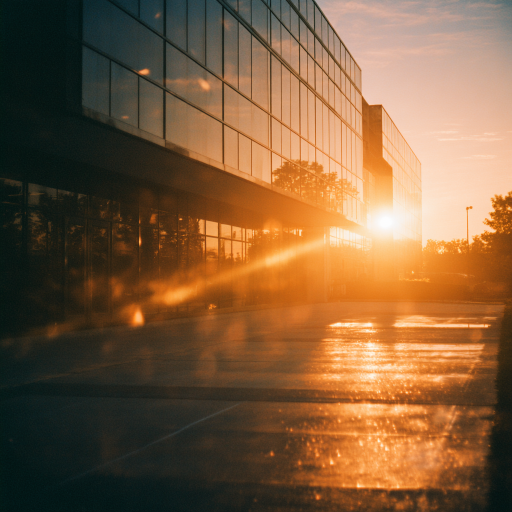
#> input picture images/u5935764564_Old-money_cinematic_photo._1960s_editorial_mood.__03e9ac27-7a64-4bbe-9262-069a9199af06_0.png, 1024 x 1024 px (shown at 1/2 size)
$ python -i render.py   (imports and definitions only)
#> lines starting #> are read from the running program, lines starting #| are printed output that depends on the picture
#!/usr/bin/env python3
# Batch render Instagram carousels (1080x1080) from CSV/XLSX using Pillow.
# - Title slide: one line + logo, both centered. Logo above text.
# - Content slides: heading, subheading, body.
# - Random background image per slide from images_dir. Each used image is moved to used_dir.
# - Layouts are defined in layouts.json and selected per slide or random within type.
# - Input format is long-form: one row per slide.
#
# Usage:
#   python render.py --content content.csv --layouts layouts.json --config config.json
#
# Requirements:
#   pip install -r requirements.txt
#
import argparse
import csv
import json
import os
import random
import shutil
import sys
from dataclasses import dataclass
from typing import Dict, Any, List, Tuple, Optional

from PIL import Image, ImageDraw, ImageFont, ImageColor, ImageOps, ImageFilter, ImageEnhance

# =============== CUSTOMIZABLE PARAMETERS ===============

# Canvas/Image dimensions
CANVAS_W = 1080
CANVAS_H = 1350

# Shadow parameters
SHADOW_BLUR_RADIUS = 10
SHADOW_OFFSET_TEXT = 8  # Shadow offset for text
SHADOW_OFFSET_LOGO_LARGE = 6  # Shadow offset for large logos (title slide)
SHADOW_OFFSET_LOGO_SMALL = 5  # Shadow offset for small logos (content slides)
SHADOW_COLOR_TEXT = (0, 0, 0, 180)  # Semi-transparent black for text shadows
SHADOW_OPACITY_LOGO_LARGE = 0.6  # Shadow opacity for large logos
SHADOW_OPACITY_LOGO_SMALL = 0.4  # Shadow opacity for small logos

# Background image processing parameters
BG_BRIGHTNESS_FACTOR = 0.55  # Reduce brightness (0.75 = 75% of original)
BG_CONTRAST_FACTOR = 1.25  # Reduce contrast (0.9 = 90% of original)
BG_SATURATION_FACTOR = 1.4  # Increase saturation (1.2 = 120% saturation)
BG_WARM_COLOR = (255, 235, 205)  # Warm beige/golden color for temperature adjustment
BG_WARM_BLEND_FACTOR = 0.2  # How much warm color to blend (12%)
BG_RED_BOOST_FACTOR = 1.05  # Boost red channel slightly
BG_BLUE_REDUCE_FACTOR = 0.95  # Reduce blue channel slightly

# Dimming overlays
DIM_SOFT_OPACITY = 0.15  # 15% black overlay for soft dim
DIM_HARD_OPACITY = 0.35  # 35% black overlay for hard dim

# Logo parameters
LOGO_COLOR = (255, 255, 255)  # Force logos to white
LOGO_DEFAULT_WIDTH_TITLE = 160  # Default width for title slide logo
LOGO_DEFAULT_WIDTH_CONTENT = 80  # Default width for content slide logo
LOGO_DEFAULT_GAP = 24  # Default gap between logo and text on title slide
LOGO_DEFAULT_X = 40  # Default X position for content slide logo
LOGO_DEFAULT_Y = 40  # Default Y position for content slide logo

# Font sizes (these override whatever is in layouts.json)
FONT_SIZE_TITLE = 64  # Font size for title slides
FONT_SIZE_HEADING = 98  # Font size for all content headings
FONT_SIZE_SUBHEADING = 54  # Font size for all content subheadings
FONT_SIZE_BODY = 38  # Font size for all content body text

# Text spacing between elements (in pixels)
GAP_HEADING_TO_SUBHEADING = 20  # Gap between heading and subheading
GAP_SUBHEADING_TO_BODY = 15     # Gap between subheading and body

# Text fitting parameters
FONT_SIZE_SHRINK_STEP = 2  # Step to shrink font size when fitting text
MIN_FONT_SIZE_CONTENT = 24  # Minimum font size for content text
MIN_FONT_SIZE_TITLE = 36  # Minimum font size for title text
MAX_FONT_SIZE_CONTENT = 120  # Maximum font size for content text
MAX_FONT_SIZE_TITLE = 96

# Output parameters
JPEG_QUALITY = 95  # JPEG compression quality
JPEG_SUBSAMPLING = 1  # JPEG subsampling (1 = 4:4:4, best quality)
JPEG_OPTIMIZE = True  # Optimize JPEG encoding

# Default text parameters
DEFAULT_TEXT_COLOR = "#FFFFFF"  # White text
DEFAULT_LINE_SPACING = 1.2  # Line spacing multiplier
DEFAULT_ALIGN = "left"  # Text alignment

# Image file extensions
IMAGE_EXTENSIONS = {".jpg", ".jpeg", ".png", ".webp"}

# =============== END OF CUSTOMIZABLE PARAMETERS ===============

# --------------- Helpers ---------------

@dataclass
class Frame:
    field: str
    x: int
    y: int
    w: int
    h: int
    font: str
    size: int
    color: str = DEFAULT_TEXT_COLOR
    align: str = DEFAULT_ALIGN
    line_spacing: float = DEFAULT_LINE_SPACING
    shrink_to_fit: bool = True
    max_lines: Optional[int] = None

# [92 lines left out: functions load_font, measure_text, draw_text_with_spacing, wrap_text_to_width, fit_text_block, paste_centered, not called in this run]

# --------------- Background image handling ---------------

def list_images(images_dir: str) -> List[str]:
    return [os.path.join(images_dir, f) for f in os.listdir(images_dir)
            if os.path.splitext(f.lower())[1] in IMAGE_EXTENSIONS and os.path.isfile(os.path.join(images_dir, f))]

# [89 lines left out: functions take_random_image, place_background, not called in this run]

def analyze_image_brightness(img_path: str) -> Dict[str, float]:
    """Analyze brightness of 5 regions in the image corresponding to layout positions."""
    if not img_path or not os.path.exists(img_path):
        return {}

    img = Image.open(img_path).convert("RGB")
#> img is the input picture: PIL image 1024x1024 RGB; mean R, G, B 127.1, 93.1, 61.4
    img = ImageOps.exif_transpose(img)

    # Resize to standard canvas size for consistent analysis
    img = img.resize((CANVAS_W, CANVAS_H), Image.LANCZOS)
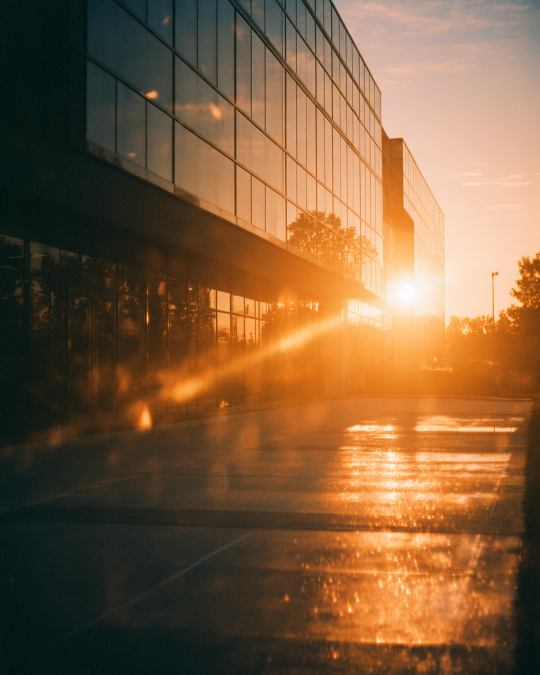
#> img: PIL image 1080x1350 RGB (shown at 1/2 size); mean R, G, B 127.1, 93.1, 61.4

    # Define regions based on your layouts
    # Define regions based on your layouts
    regions = {
        "content_top_right": (80, 140, 1000, 350),      # x, y, x+w, y+h
        "content_mid_right": (80, 450, 1000, 660),
        "content_bottom_right": (80, 880, 1000, 1310),
        "content_bottom_left": (80, 880, 1000, 1310),   # Now same as bottom_right since text spans full width
        "content_center": (80, 425, 1000, 1150)
    }

    brightness = {}
    for name, (x1, y1, x2, y2) in regions.items():
        # Crop region
        region = img.crop((x1, y1, x2, y2))
        # Convert to grayscale and calculate mean brightness
        gray = region.convert("L")
        brightness[name] = sum(gray.getdata()) / (gray.width * gray.height)
#> this loop made 5 passes
#> pass 1, in analyze_image_brightness, `region = img.crop((x1, y1, x2, y2))`:
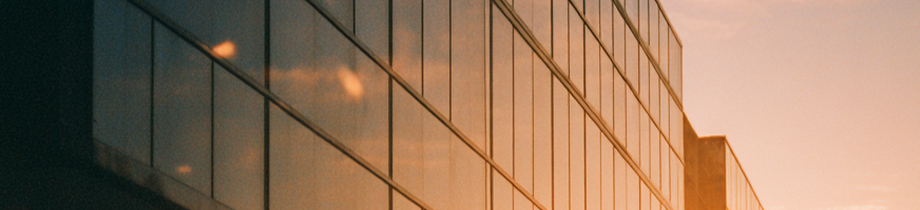
#> region: PIL image 920x210 RGB; mean R, G, B 148.8, 119.3, 95.1
#> pass 1, in analyze_image_brightness, `gray = region.convert("L")`:
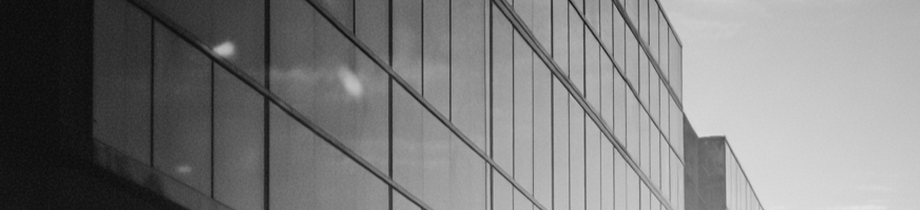
#> gray: PIL image 920x210 L; min 10, max 228, mean 125.3
#> pass 2, in analyze_image_brightness, `region = img.crop((x1, y1, x2, y2))`:
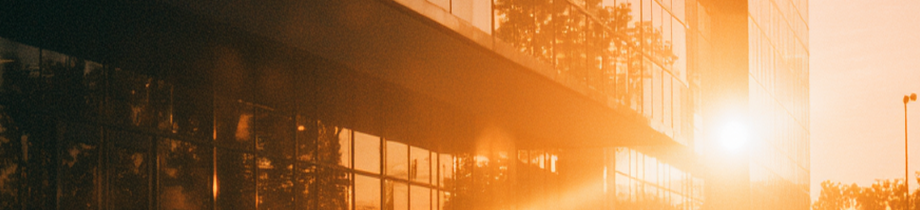
#> region: PIL image 920x210 RGB; mean R, G, B 162.7, 118.9, 76.1
#> pass 2, in analyze_image_brightness, `gray = region.convert("L")`:
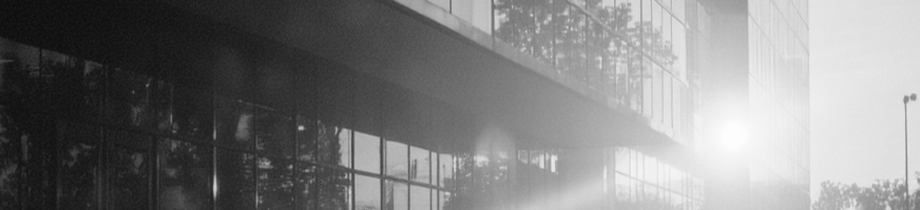
#> gray: PIL image 920x210 L; min 11, max 254, mean 127.1
#> after the loop, brightness = {'content_top_right': 125.3, 'content_mid_right': 127.1, 'content_bottom_right': 83.01, 'content_bottom_left': 83.01, 'content_center': 108.1}

    return brightness

# [307 lines left out: functions draw_overlay, render_title_slide, draw_text_block, render_content_slide, not called in this run]

def ensure_dir(path: str):
    os.makedirs(path, exist_ok=True)

# [159 lines left out: functions read_rows, choose_layout, main, not called in this run]

# [2 lines not run here, left out]

>>> result = analyze_image_brightness('images/u5935764564_Old-money_cinematic_photo._1960s_editorial_mood.__03e9ac27-7a64-4bbe-9262-069a9199af06_0.png')
#> result has the same summary as brightness in analyze_image_brightness

$ run again, on images/u5935764564_Old-money_cinematic_photo._1960s_editorial_mood.__14e982e6-d85c-42e4-a645-0ba34a6bada8_0.png
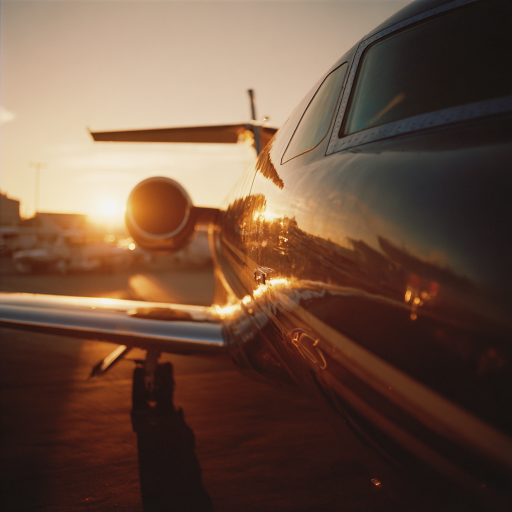
#> input picture images/u5935764564_Old-money_cinematic_photo._1960s_editorial_mood.__14e982e6-d85c-42e4-a645-0ba34a6bada8_0.png, 1024 x 1024 px (shown at 1/2 size)
#> in analyze_image_brightness, img is the input picture: PIL image 1024x1024 RGB; mean R, G, B 109.6, 82.3, 65.7
#> img: PIL image 1080x1350 RGB
#> the loop in analyze_image_brightness, `for name, (x1, y1, x2, y2) in regions.items():` made 5 passes
#> pass 1, in analyze_image_brightness, `region = img.crop((x1, y1, x2, y2))`:
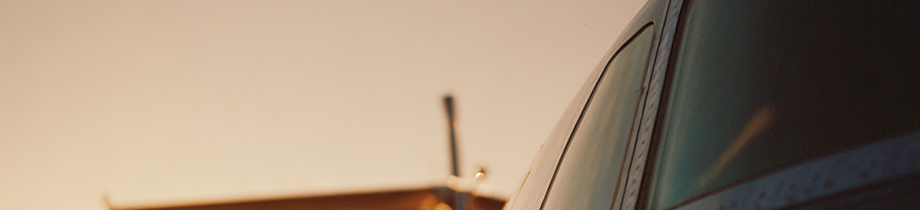
#> region: PIL image 920x210 RGB; mean R, G, B 156.5, 138.5, 119.9
#> pass 2, in analyze_image_brightness, `gray = region.convert("L")`:
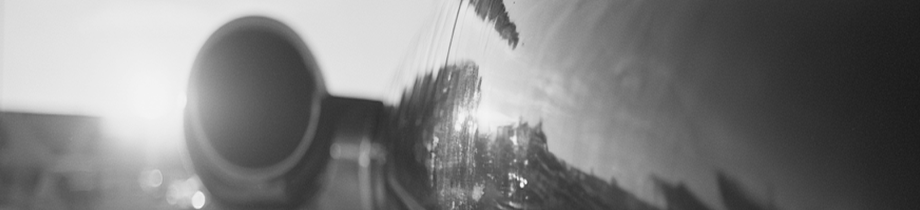
#> gray: PIL image 920x210 L; min 25, max 252, mean 126.5
#> after the loop in analyze_image_brightness, `for name, (x1, y1, x2, y2) in regions.items():`: brightness = {'content_top_right': 141.8, 'content_mid_right': 126.5, 'content_bottom_right': 36.3, 'content_bottom_left': 36.3, 'content_center': 82.64}
#> result has the same summary as brightness in analyze_image_brightness

$ run again, on images/u5935764564_Old-money_cinematic_photo._1960s_editorial_mood.__14e982e6-d85c-42e4-a645-0ba34a6bada8_1.png
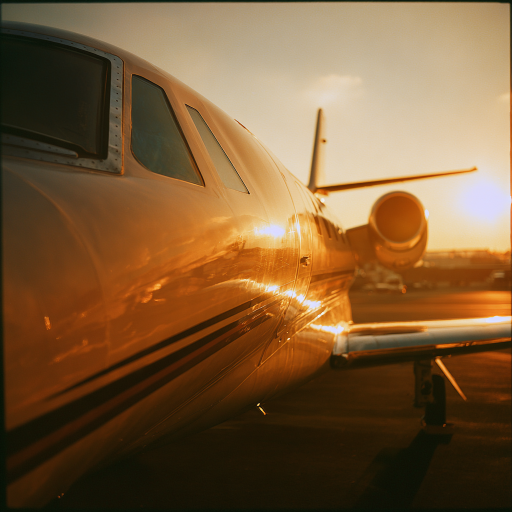
#> input picture images/u5935764564_Old-money_cinematic_photo._1960s_editorial_mood.__14e982e6-d85c-42e4-a645-0ba34a6bada8_1.png, 1024 x 1024 px (shown at 1/2 size)
#> in analyze_image_brightness, img is the input picture: PIL image 1024x1024 RGB; mean R, G, B 123, 90.9, 55.9
#> img: PIL image 1080x1350 RGB
#> the loop in analyze_image_brightness, `for name, (x1, y1, x2, y2) in regions.items():` made 5 passes
#> pass 1, in analyze_image_brightness, `region = img.crop((x1, y1, x2, y2))`:
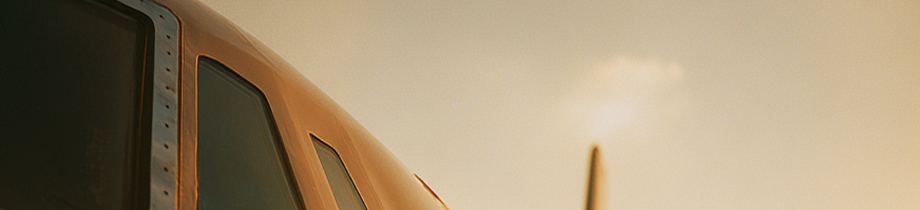
#> region: PIL image 920x210 RGB; mean R, G, B 160.9, 143.3, 115.4
#> pass 2, in analyze_image_brightness, `gray = region.convert("L")`:
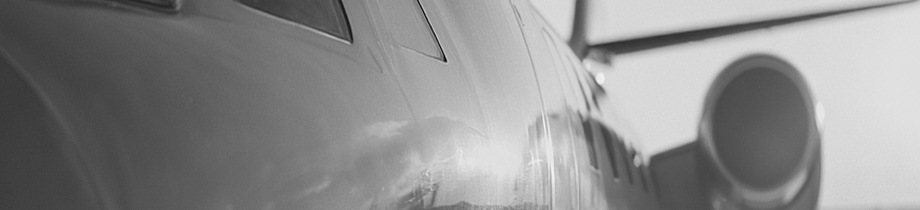
#> gray: PIL image 920x210 L; min 0, max 242, mean 140.3
#> after the loop in analyze_image_brightness, `for name, (x1, y1, x2, y2) in regions.items():`: brightness = {'content_top_right': 145.4, 'content_mid_right': 140.3, 'content_bottom_right': 36.75, 'content_bottom_left': 36.75, 'content_center': 93.47}
#> result has the same summary as brightness in analyze_image_brightness

$ run again, on images/u5935764564_Old-money_cinematic_photo._1960s_editorial_mood.__14e982e6-d85c-42e4-a645-0ba34a6bada8_2.png
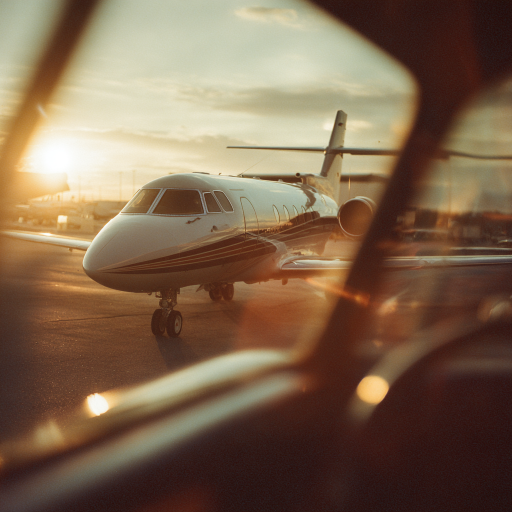
#> input picture images/u5935764564_Old-money_cinematic_photo._1960s_editorial_mood.__14e982e6-d85c-42e4-a645-0ba34a6bada8_2.png, 1024 x 1024 px (shown at 1/2 size)
#> in analyze_image_brightness, img is the input picture: PIL image 1024x1024 RGB; mean R, G, B 126.7, 102, 79.1
#> img: PIL image 1080x1350 RGB
#> the loop in analyze_image_brightness, `for name, (x1, y1, x2, y2) in regions.items():` made 5 passes
#> pass 1, in analyze_image_brightness, `region = img.crop((x1, y1, x2, y2))`:
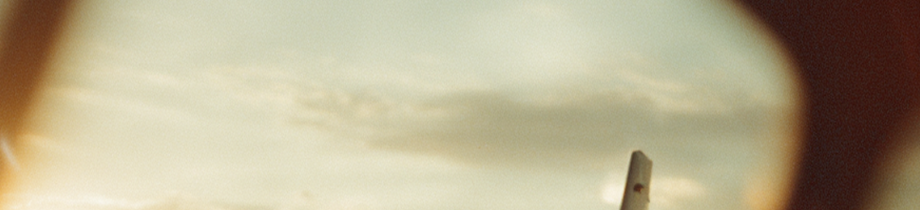
#> region: PIL image 920x210 RGB; mean R, G, B 183.4, 173.4, 144.5
#> pass 2, in analyze_image_brightness, `gray = region.convert("L")`:
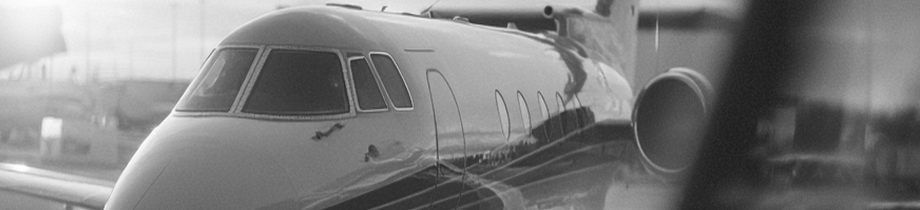
#> gray: PIL image 920x210 L; min 27, max 255, mean 126.7
#> after the loop in analyze_image_brightness, `for name, (x1, y1, x2, y2) in regions.items():`: brightness = {'content_top_right': 173.1, 'content_mid_right': 126.7, 'content_bottom_right': 67.81, 'content_bottom_left': 67.81, 'content_center': 99.64}
#> result has the same summary as brightness in analyze_image_brightness
